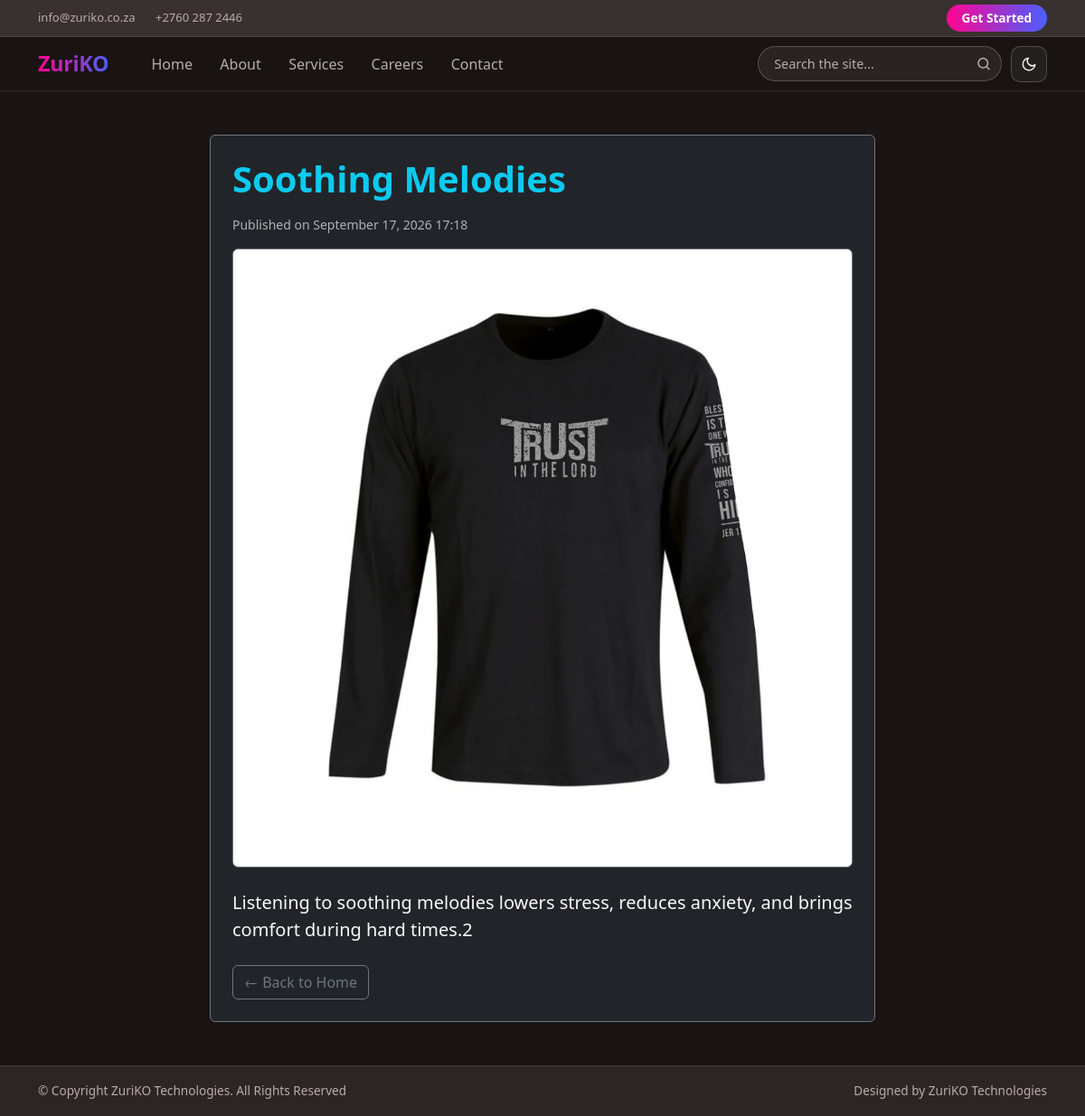
Screenshot of /item/1/ with the database file from the repository.
### dashboard/models.py (models this page shows, shortened)
class Record(models.Model):
    title = models.CharField(max_length=100)
    description = models.TextField()
    image = models.ImageField(upload_to='images/', blank=True, null=True)
    show_in_gallery = models.BooleanField(
        default=True,
        help_text="Show this image in the About page gallery. Untick for logos and backgrounds.",
    )
    created_at = models.DateTimeField(auto_now_add=True)

### dashboard/views.py (the view)
# urls.py: path('item/<int:pk>/', record_detail_view, name='record_detail'),
def record_detail_view(request, pk):
    record = get_object_or_404(Record, pk=pk)
    return render(request, 'dashboard/record_detail.html', {'record': record})

### dashboard/content.py (called while the page is built)
def block_config(page, key):
    cfg = PAGES.get(page)
    if not cfg:
        return None
    for block in cfg['blocks']:
        if block['key'] == key:
            return block
    return None

def default_for(page, key):
    block = block_config(page, key)
    return block['default'] if block else ''

### dashboard/templatetags/content_tags.py (called while the page is built, shortened)
def _overrides_for(context, page):
    request = context.get('request')
    cache = None
    if request is not None:
        cache = getattr(request, '_content_block_cache', None)
        if cache is None:
            cache = request._content_block_cache = {}
        if page in cache:
            return cache[page]
    try:
        data = dict(ContentBlock.objects.filter(page=page).values_list('key', 'value'))
    except DatabaseError:
        data = {}
    if cache is not None:
        cache[page] = data
    return data

@register.simple_tag(takes_context=True)
def page_text(context, page, key):
    value = _overrides_for(context, page).get(key)
    if value is None or value == '':
        return default_for(page, key)
    return value

@register.simple_tag(takes_context=True)
def page_media(context, page, key):
    raw = _overrides_for(context, page).get(key)
    if not raw:
        return ''

### templates/dashboard/record_detail.html (shortened to what this page needs)
{% extends 'base.html' %}
{% block content %}
<div class="row justify-content-center my-5">
    <div class="col-md-8">
        <div class="card bg-dark text-light border-secondary p-4 shadow-sm">
            <h1 class="fw-bold text-info mb-3">{{ record.title }}</h1>
            <p class="text-muted small">Published on {{ record.created_at|date:"F d, Y H:i" }}</p>
            {% if record.image %}
                <div class="mb-4">
                    <img src="{{ record.image.url }}" class="img-fluid rounded border border-secondary" alt="{{ record.title }}">
                </div>
            {% endif %}
            <div class="card-text fs-5 text-light mb-4" style="white-space: pre-wrap;">{{ record.description }}</div>
            <div class="d-flex justify-content-between">
                <a href="{% url 'home' %}" class="btn btn-outline-secondary">&larr; Back to Home</a>
            </div>
        </div>
    </div>
</div>
{% endblock %}

### dashboard/static/dashboard/css/site.css (style rules this page uses)
:root { --brand: #FF0490; --brand-rgb: 255, 4, 144; --brand-soft: #ff52b2; --blue: #4a5fff; --blue-rgb: 74, 95, 255; --blue-link: #4a8fff; --blue-corporate: #007bff; --slate: #2f4d5a; --whatsapp: #25d366; --bar: #39312f; --bar-dark: #2b2523; --bg: #1a1514; --bg-rgb: 26, 21, 20; --panel: #241e1c; --line: rgba(255, 255, 255, .10); --line-strong: rgba(255, 255, 255, .20); --text: #f4efed; --muted: #b9adaa; --brand-gradient: linear-gradient(90deg, var(--brand), var(--blue)); --mono: ui-monospace, "Cascadia Mono", "SF Mono", Consolas, monospace; }
html { scroll-behavior: smooth; scroll-padding-top: 120px; }
body { background: var(--bg); color: var(--text); min-height: 100vh; min-height: 100svh; display: flex; flex-direction: column; font-family: system-ui, "Segoe UI", Roboto, "Helvetica Neue", Arial, sans-serif; -webkit-font-smoothing: antialiased; }
a { color: var(--brand); text-decoration: none; }

### rows the page displays
Record: title "Soothing Melodies", created_at "September 17, 2026 17:18", image (picture), description "Listening to soothing melodies lowers stress, reduces anxiety, and brings comfort during hard times.2"

### other values shown
{{ site_email }} "info@zuriko.co.za"
{{ site_phone }} "+2760 287 2446"
